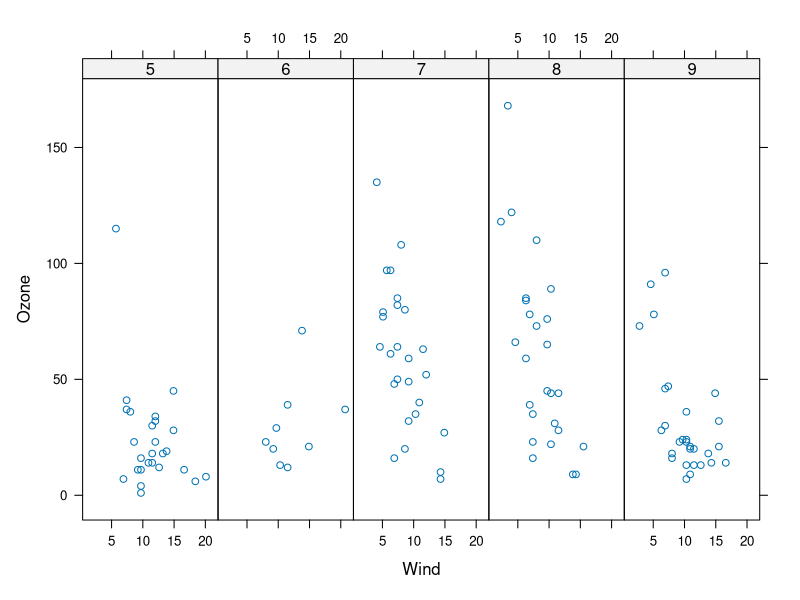
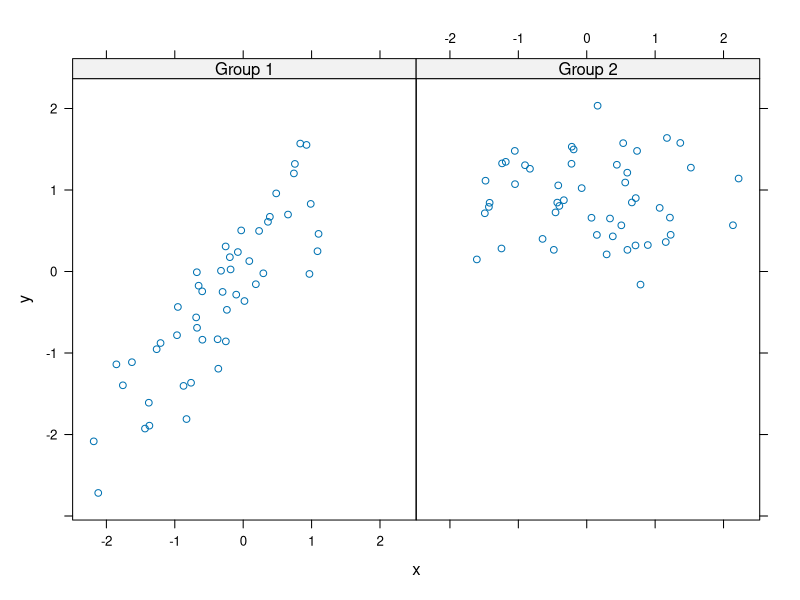

Generate these figures, in order, with R:
## ---- chunk 1
options(xtable.comment = FALSE)
library("knitr")
opts_chunk$set(message=F,comment="",tidy=T,warning=FALSE,highlight=TRUE)

## ---- chunk 2
library(lattice)
## Convert 'Month' to a factor variable
airquality <- transform(airquality, Month = factor(Month))
xyplot(Ozone ~ Wind | Month, data = airquality, layout = c(5, 1))

## ---- chunk 3
set.seed(10)
x <- rnorm(100)
f <- rep(0:1, each = 50)
y <- x + f - f * x + rnorm(100, sd = 0.5)
f <- factor(f, labels = c("Group 1", "Group 2"))
xyplot(y ~ x | f, layout = c(2, 1))  ## Plot with 2 panels
## ---- chunk 4
x <- 1:4
lapply(x, runif, min = 0, max = 10)

x <- list(a = matrix(1:4, 2, 2), b = matrix(1:6, 3, 2)) 
lapply(x, function(elt) elt[,1])
## ---- chunk 5
noise <- function(n, mean, sd) {
 rnorm(n, mean, sd)
 }
noise(5, 1, 2)
mapply(noise, 1:5, 1:5, 2)
## ---- chunk 6
x <- c(rnorm(10), runif(10), rnorm(10, 1))
f <- gl(3, 10)
f
tapply(x, f, mean)
## ---- chunk 7
s <- split(airquality, airquality$Month)
lapply(s, function(x) colMeans(x[, c("Ozone", "Solar.R", "Wind")]))
sapply(s, function(x) colMeans(x[, c("Ozone", "Solar.R", "Wind")],
                                 na.rm = TRUE))


